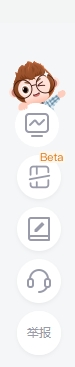
#> input picture garbage/20240514225053.png, 75 x 367 px
$ python matchImage.py
#> lines starting #> are read from the running program, lines starting #| are printed output that depends on the picture; after the words box and inside, x2 and y2 are one past the last pixel; in counts of white or black regions, pixels touching at a corner belong together
import os

import cv2
import numpy as np

# 加载图像和模板
main_image_path = r'garbage/20240514225053.png'
template_image_path = r'garbage/20240514225123.png'

# 检查图片文件是否存在
if not os.path.exists(main_image_path) or not os.path.exists(template_image_path):
    print("One or both image files do not exist.")
else:
    # 加载图像和模板
    main_image = cv2.imread(main_image_path)
#> main_image is the input picture: shape (367, 75, 3); mean B, G, R 238.6, 238.6, 240.8
    template_image = cv2.imread(template_image_path)
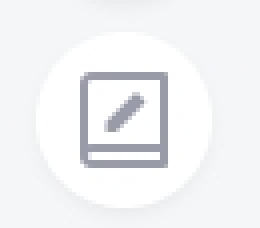
#> input picture garbage/20240514225123.png, 65 x 57 px (shown 4 times larger)
#> template_image is the input picture: shape (57, 65, 3); mean B, G, R 244.7, 242.7, 242
    h, w = template_image.shape[:2]
#> h = 57; w = 65

    # 进行模板匹配
    res = cv2.matchTemplate(main_image, template_image, cv2.TM_CCOEFF_NORMED)

    # 设定阈值
    threshold = 0.5
    loc = np.where(res >= threshold)
#> loc = 9 positions, rows 198 to 200, columns 6 to 10

    # 标记匹配区域
    for pt in zip(*loc[::-1]):  # Switch collumns and rows
        cv2.rectangle(main_image, pt, (pt[0] + w, pt[1] + h), (0, 255, 0), 2)
#> this loop made 9 passes
#> pt on passes 1 to 9: (8, 198), (9, 198), (6, 199), (7, 199), (8, 199), (9, 199), (10, 199), (7, 200), (8, 200)
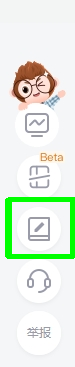
#> main_image: shape (367, 75, 3); 4.78% of pixels changed, all inside (x1, y1, x2, y2) = (5, 197, 75, 259)

    # 显示结果
    cv2.imshow('Detected', main_image)
    cv2.waitKey(0)
    cv2.destroyAllWindows()
